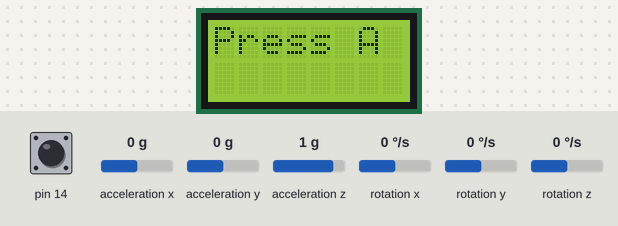
A sketch run on a simulated Arduino Leonardo, built with avr-gcc and run on an emulated ATmega32U4. Shown: 8×2 character LCD. The inputs (shaded band) are chosen by the test bench; at power-on: pin 14 HIGH, acceleration x 0 g, acceleration y 0 g, acceleration z 1 g, rotation x 0 °/s, rotation y 0 °/s, rotation z 0 °/s.

Above: at 0.8 s.
0.9 s: pin 14 pulled LOW for 0.15 s
At 2.6 s:
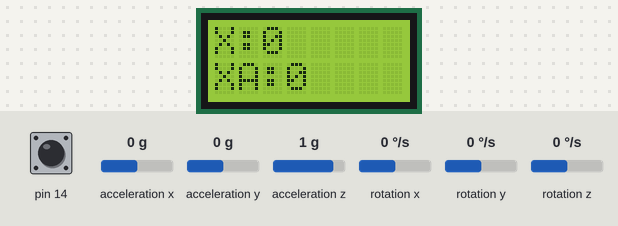
3.5 s: acceleration x set to -1.4 g
At 4.65 s:
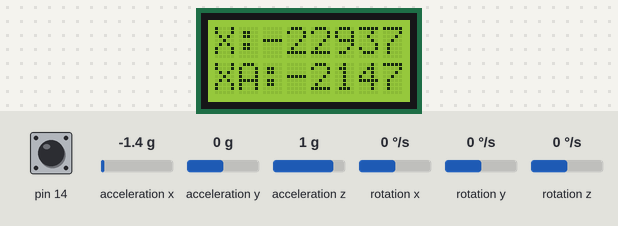
5.3 s: acceleration x set to 1.4 g
At 6.2 s:
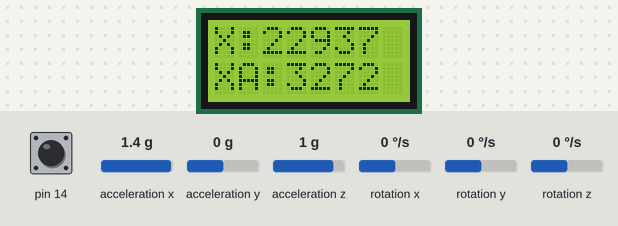
8.3 s: acceleration x set to -0.8 g
At 10.4 s:
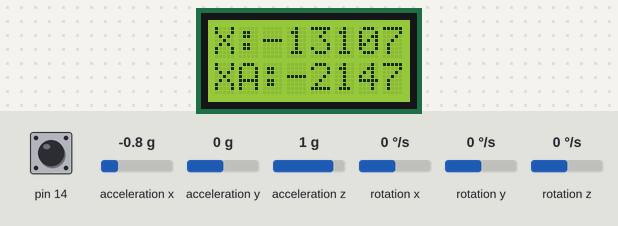
Timing chart, 0 to 11.9 s (numbered marks = the images above; inputs shaded):
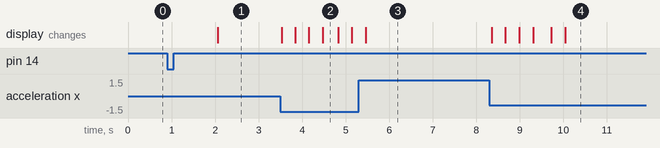

Measured:
- after the input at 0.9 s, the display: changes after 1.2 s (image 1)
- after the input at 3.5 s, the display: first changes at once (image 2 shows a later state)
- after the input at 5.3 s, the display: changes after 0.16 s (image 3)
- after the input at 8.3 s, the display: first changes after 0.05 s (image 4 shows a later state)

The sketch:

bump_n_go_2.ino
```cpp
// Bump-n-Go by Carlos Ambrozak

// Raw sensor values for x and y data vary too much to perform collision detection logic.
// The numbers oscillate rapidly between negative and positive values as seen on the LCD.
//
// This version of the program introduces two arrays to store x and y values over time
// and some math to maintain a running average of the x and y values as they are collected.
//
// Root-Mean-Square is the calculation used to obtain the average using the following steps:
// 1. Square each sample by multiplying it by itself
// 2. Add up the Squares
// 3. Divide by the number of samples
// 4. Take the square root.
//
// Root-Mean-Square insures that the average is always a meaningful positive value.
// A standard average would lose meaning in this case because negative g-force values
// would cancel the effects of positive and lessen the ability to detect sudden changes.
//
// The current and average value of x is printed to the LCD screen.
// Observe how stable the average value is compared to the current value
// during movement and standing still.
//
// Change the sample size from 3 to 50 and note the effect.

// LIBRARIES
#include <Zumo32U4.h>
#include <Wire.h>

// OBJECTS
Zumo32U4ButtonA buttonA;
LSM303 lsm303;
Zumo32U4LCD lcd;

// FUNCTION DECLARATIONS
void waitForButtonA();
void collectSamples();
void displayData();

// This function initializes x and y storage values for ongoing calculations
void resetXY();

// GLOBAL VARIABLES

// Size of the x and y sample arrays.
// Classic Time/Space tradeoff:
// The running average is more accurate with larger sample size,
// but it will take longer to initialize and calculate.
// Observe how size 3 compares to size 50
const int SAMPLE_SIZE = 50;
//const int SAMPLE_SIZE = 3;

// X and Y sample arrays
long X[SAMPLE_SIZE];
long Y[SAMPLE_SIZE];

// index for addressing values in the X and Y arrays
int index;

// running sums of x and y used to calculate the average
long xSum;
long ySum;

// running average = xSum / SAMPLE_SIZE and ySum / SAMPLE_SIZE
long xAverage;
long yAverage;

// SETUP
void setup() {
  waitForButtonA();
  Wire.begin();
  lsm303.init();
  lsm303.enableDefault();

  // initialize the X and Y arrays before executing the main loop
  resetXY();
}

// MAIN LOOP
void loop() {
  collectSamples();
  displayData();
}

// FUNCTION IMPLEMENTATIONS

// This function initalizes the X and Y arrays so that ongoing
// calculations are meaningful.
void resetXY() {

  // set everything to 0
  index = 0;
  X[index] = 0;
  Y[index] = 0;
  xSum = 0;
  ySum = 0;
  xAverage = 0;
  yAverage = 0;

  // read the Accelerometer
  lsm303.readAcc();

  // store accelerometer data in the first element of the array
  X[0] = (long) lsm303.a.x;
  Y[0] = (long) lsm303.a.y;

  // square the values by multiplying them by themselves
  X[0] = X[0] * X[0];
  Y[0] = Y[0] * Y[0];

  // this loop sets every value in the array
  // equal to the initial value collected above
  // and establishes an initial baseline sum
  // for the ongoing average calculation
  for (int i = 0; i < SAMPLE_SIZE; i++) {
    X[i] = X[0];
    Y[i] = Y[0];
    xSum = xSum + X[i];
    ySum = ySum + Y[i];
  }

  // as promised, Root-Mean-Square average for x and y
  // sqrt is a standard library function that takes the square root
  xAverage = sqrt(xSum / SAMPLE_SIZE);
  yAverage = sqrt(ySum / SAMPLE_SIZE);
}

// This function is now responsible for reading, storing
// and calculating the ongoing average
void collectSamples() {

  // read the accelerometer
  lsm303.readAcc();

  // remove the effect of the value of x and y
  // that currently occupies X[index] and Y[index]
  // to make room for the newes value of x
  xSum = xSum - X[index];
  ySum = ySum - Y[index];

  // assign the newest value of x and y to X[index] and Y[index]
  X[index] = (long) lsm303.a.x;
  Y[index] = (long) lsm303.a.y;

  // square the values
  X[index] = X[index] * X[index];
  Y[index] = Y[index] * Y[index];

  // add the values to the ongoing sums
  xSum = xSum + X[index];
  ySum = ySum + Y[index];

  // as promised, Root-Mean-Square average for x and y
  // sqrt is a standard library function that takes the square root
  xAverage = sqrt(xSum / SAMPLE_SIZE);
  yAverage = sqrt(ySum / SAMPLE_SIZE);

  // increment the index to use the next value in the arrays for storage
  index++;

  // if the index is too large after incrementing, start over at the zero index
  // which is the first element in each array
  index = (index < SAMPLE_SIZE) ? index : 0;
}

// This function is adjusted to display the currenct value of x
// and the average value of x
// Observe how averaging smooths out the value over time.
void displayData() {
  lcd.clear();
  lcd.print("X:");
  lcd.print(lsm303.a.x);
  lcd.gotoXY(0, 1);
  lcd.print("XA:");
  lcd.print(xAverage);
  delay(25);
}

// this function has not changed
void waitForButtonA() {
  lcd.clear();
  lcd.print("Press A");
  buttonA.waitForButton();
  delay(1000);
}
```
